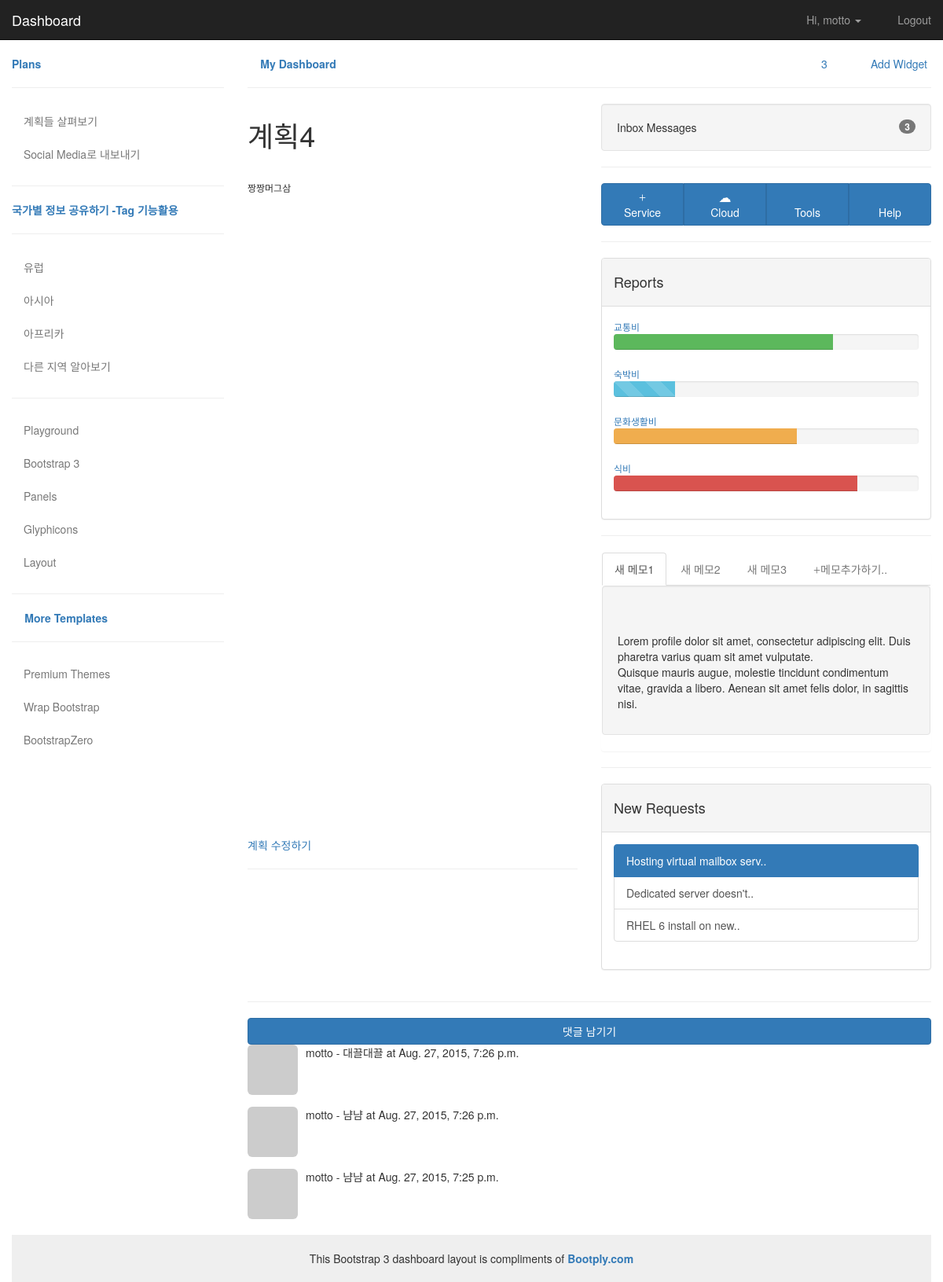
Screenshot of /plan/myplan/4/ (signed in) with the database file from the repository.
### plan/models.py (models this page shows, shortened)
class Post(models.Model):
    title = models.CharField(max_length=50)
    content = models.TextField()
    image = models.ImageField(null=True, blank=True)
    transits = models.ManyToManyField('Transit', blank=True)
    author = models.ForeignKey(User)
    lnglat = models.CharField(max_length=200, blank=True, null=True)

class Comment(models.Model):
    post = models.ForeignKey(Post)
    content = models.TextField()
    created_at = models.DateTimeField(auto_now_add=True)
    updated_at = models.DateTimeField(auto_now=True)
    author = models.ForeignKey(User)
    class Meta:
        ordering = ('-id',)

### plan/views.py (the view)
# urls.py: url(r'^myplan/(?P<pk>\d+)/$', 'plan.views.detail', name='detail'),
@login_required
def detail(request, pk):
    post = get_object_or_404(Post, pk=pk)
    plan_list = Post.objects.all()
    tmp = post.lnglat.split('||')
    coordinate = []
    for i in range(1, len(tmp)):
        coordinate.append(tmp[i].split(','))
    return render(request, 'plan/detail.html', {
        'plan_list': plan_list,
        'post': post,
        'coordinate': coordinate,
        })

### plan/templates/plan/detail.html (shortened to what this page needs)
{% extends "plan/layout.html" %}
{% block content %}
    <div class="row">
        <div class="col-md-6">
            <h1>{{post.title}}</h1>
            <br/>
            <h6>{{post.content|linebreaks}}</h6>
            {% if coordinate %}
                <p><div id="map" style="height: 800px; width: 600px"></div></p>
            {% endif %}
            <a href = "{% url "plan:edit_plan" post.pk %}"> 계획 수정하기</a>
            <hr/>
        </div>
            <div class="col-md-6">
                <div class="well">Inbox Messages <span class="badge pull-right">3</span></div>
                <hr>
                <div class="btn-group btn-group-justified">
                    <a href="#" class="btn btn-primary col-sm-3">
                        <i class="glyphicon glyphicon-plus"></i>
                        <br> Service
                    </a>
                    <a href="#" class="btn btn-primary col-sm-3">
                        <i class="glyphicon glyphicon-cloud"></i>
                        <br> Cloud
                    </a>
                    <a href="#" class="btn btn-primary col-sm-3">
                        <i class="glyphicon glyphicon-cog"></i>
                        <br> Tools
                    </a>
                    <a href="#" class="btn btn-primary col-sm-3">
                        <i class="glyphicon glyphicon-question-sign"></i>
                        <br> Help
                    </a>
                </div>
                <hr>
                <div class="panel panel-default">
                    <div class="panel-heading">
                        <h4>Reports</h4></div>
                    <div class="panel-body">
                        <small><a href = "{% url "plan:index_transit" post.pk %}"> 교통비 </a></small>
                        <div class="progress">
                            <div class="progress-bar progress-bar-success" role="progressbar" aria-valuenow="72" aria-valuemin="0" aria-valuemax="100" style="width: 72%">
                            </div>
                        </div>
                        <small><a href = "">숙박비</a></small>
                        <div class="progress">
                            <div class="progress-bar progress-bar-info progress-bar-striped active" role="progressbar" aria-valuenow="20" aria-valuemin="0" aria-valuemax="100" style="width: 20%">
                            </div>
                        </div>
                        <small><a href = "">문화생활비</a></small>
                        <div class="progress">
                            <div class="progress-bar progress-bar-warning" role="progressbar" aria-valuenow="60" aria-valuemin="0" aria-valuemax="100" style="width: 60%">
                            </div>
                        </div>
                        <small><a href = "">식비</a></small>
                        <div class="progress">
                            <div class="progress-bar progress-bar-danger" role="progressbar" aria-valuenow="80" aria-valuemin="0" aria-valuemax="100" style="width: 80%">
                            </div>
                        </div>
                    </div>
                </div>
                <hr>
                <div class="panel">
                    <ul class="nav nav-tabs" id="myTab">
                        <li class="active"><a href="#profile" data-toggle="tab">새 메모1</a></li>
                        <li><a href="#messages" data-toggle="tab">새 메모2</a></li>
                        <li><a href="#settings" data-toggle="tab">새 메모3</a></li>
                        <li><a href="#settings" data-toggle="tab"><i class="glyphicon glyphicon-plus"></i>메모추가하기..</a></li>
                    </ul>
                    <div class="tab-content">
                        <div class="tab-pane active well" id="profile">
                            <h4><i class="glyphicon glyphicon-user"></i></h4> Lorem profile dolor sit amet, consectetur adipiscing elit. Duis pharetra varius quam sit amet vulputate.
                            <p>Quisque mauris augue, molestie tincidunt condimentum vitae, gravida a libero. Aenean sit amet felis dolor, in sagittis nisi.</p>
                        </div>
                    </div>
                </div>
                <hr>
                <div class="panel panel-default">
                    <div class="panel-heading">
                        <h4>New Requests</h4></div>
                    <div class="panel-body">
                        <div class="list-group">
                            <a href="#" class="list-group-item active">Hosting virtual mailbox serv..</a>
                            <a href="#" class="list-group-item">Dedicated server doesn't..</a>
                            <a href="#" class="list-group-item">RHEL 6 install on new..</a>
                        </div>
                    </div>
                </div>
            </div>
        </div>
            <hr>
<form id="comment_form" action="{%url "plan:new_comment" post.pk %}"
    method="POST">
        <button type="submit" class="btn btn-primary btn-block">
             댓글 남기기
        </button>
    </form>
    <div id="comment_list">
        {% for comment in post.comment_set.all %}
            {% include "plan/comment_row.html" %}
        {% endfor %}
    </div>
{% endblock %}

### plan/templates/plan/layout.html (shortened to what this page needs)
{% load staticfiles %}
<!DOCTYPE html>
<html lang="en">
    <head>
        <link href="{% static "css/bootstrap.min.css" %}" rel="stylesheet">
        <link href= "{% static "css/styles.css" %}" rel="stylesheet">
    </head>
    <body>
<div id="top-nav" class="navbar navbar-inverse navbar-static-top">
    <div class="container-fluid">
        <div class="navbar-header">
            <a class="navbar-brand" href="#">Dashboard</a>
        </div>
        <div class="navbar-collapse collapse">
            <ul class="nav navbar-nav navbar-right">
                {% if not user.is_authenticated %}
                    <li><a href="{% url "login" %}?next={{request.path}}">로그인</a> </li>
                    <li><a href="{% url "signup" %}?next={{request.path}}">회원가입</li>
                {% else %}
                    <li class="dropdown">
                        <a class="dropdown-toggle" role="button" data-toggle="dropdown" href="#"><i class="glyphicon glyphicon-user"></i> Hi, {{user}} <span class="caret"></span></a>
                    </li>
                    <li><a href="{% url "logout" %}?next={{request.path}}"><i class="glyphicon glyphicon-lock"></i> Logout</a></li>
                {% endif %}
            </ul>
        </div>
    </div>
</div>
<div class="container-fluid">
    <div class="row">
        <div class="col-sm-3">
            <a href="{% url "plan:total" %}" ><strong></i> Plans</strong></a>
            <hr>
            <ul class="nav nav-stacked">
                <li class="nav-header"> <a href="#" data-toggle="collapse" data-target="#menu2"> 계획들 살펴보기 </a>
                </li>
                <li class="nav-header">
                    <a href="#" data-toggle="collapse" data-target="#menu3"> Social Media로 내보내기 </a>
                </li>
            </ul>
            <hr>
            <a href="#"><strong> 국가별 정보 공유하기 -Tag 기능활용</strong></a>
            <hr>
            <ul class="nav nav-pills nav-stacked">
                <li><a href="#"> 유럽</a></li>
                <li><a href="#"> 아시아</a></li>
                <li><a href="#"> 아프리카</a></li>
                <li><a href="#"> 다른 지역 알아보기</a></li>
            </ul>
            <hr>
            <ul class="nav nav-stacked">
                <li class="active"><a href="http://bootply.com" title="The Bootstrap Playground" target="ext">Playground</a></li>
                <li><a href="/tagged/bootstrap-3">Bootstrap 3</a></li>
                <li><a href="/61518" title="Bootstrap 3 Panel">Panels</a></li>
                <li><a href="/61521" title="Bootstrap 3 Icons">Glyphicons</a></li>
                <li><a href="/62603">Layout</a></li>
            </ul>
            <hr>
            <a href="#"><strong><i class="glyphicon glyphicon-list"></i> More Templates</strong></a>
            <hr>
            <ul class="nav nav-stacked">
                <li class="active"><a rel="nofollow" href="http://goo.gl/pQoXEh" target="ext">Premium Themes</a></li>
                <li><a rel="nofollow" href="https://wrapbootstrap.com/?ref=bootply">Wrap Bootstrap</a></li>
                <li><a rel="nofollow" href="http://bootstrapzero.com">BootstrapZero</a></li>
            </ul>
        </div>
        <div class="col-sm-9">
            <ul class="list-inline pull-right">
                <li><a href="#"><i class="glyphicon glyphicon-cog"></i></a></li>
                <li class="dropdown"><a href="#" class="dropdown-toggle" data-toggle="dropdown"><i class="glyphicon glyphicon-comment"></i><span class="count">3</span></a>
                </li>
                <li><a href="#"><i class="glyphicon glyphicon-user"></i></a></li>
                <li><a title="Add Widget" data-toggle="modal" href="#addWidgetModal"><span class="glyphicon glyphicon-plus-sign"></span> Add Widget</a></li>
            </ul>
            <a href="#"><strong><i class="glyphicon glyphicon-dashboard"></i> My Dashboard</strong></a>
            <hr>
{% block content %}{% endblock %}
    </div>
</div>
<footer class="text-center">This Bootstrap 3 dashboard layout is compliments of <a href="http://www.bootply.com/85850"><strong>Bootply.com</strong></a></footer>
    </body>
</html>

### plan/templates/plan/comment_row.html
<div id="comment_{{ comment.pk }}" class="media">
    <div class="media-left">
        <img class="media-object img-rounded" src="http://lorempixel.com/64/64/cats/" alt="랜덤 이미지" />
    </div>
    <div class="media-body">
        <p>
            {{comment.author}} -
            {{ comment.content }}
            <span class="updated_at">at {{ comment.updated_at }}</span>
        </p>
    </div>
</div>

### project/static/css/styles.css (style rules this page uses)
.navbar-static-top { margin-bottom:20px; }
i { font-size:16px; }
.nav > li > a { color:#787878; }
footer { margin-top:20px; padding-top:20px; padding-bottom:20px; background-color:#efefef; }

### rows the page displays
Post: title "계획4", content "짱짱머그삼"
Comment: author "motto", content "대끌대끌", updated_at "Aug. 27, 2015, 7:26 p.m."
Comment: author "motto", content "냠냠", updated_at "Aug. 27, 2015, 7:26 p.m."
Comment: author "motto", content "냠냠", updated_at "Aug. 27, 2015, 7:25 p.m."

### other values shown
{{ user }} "motto"
